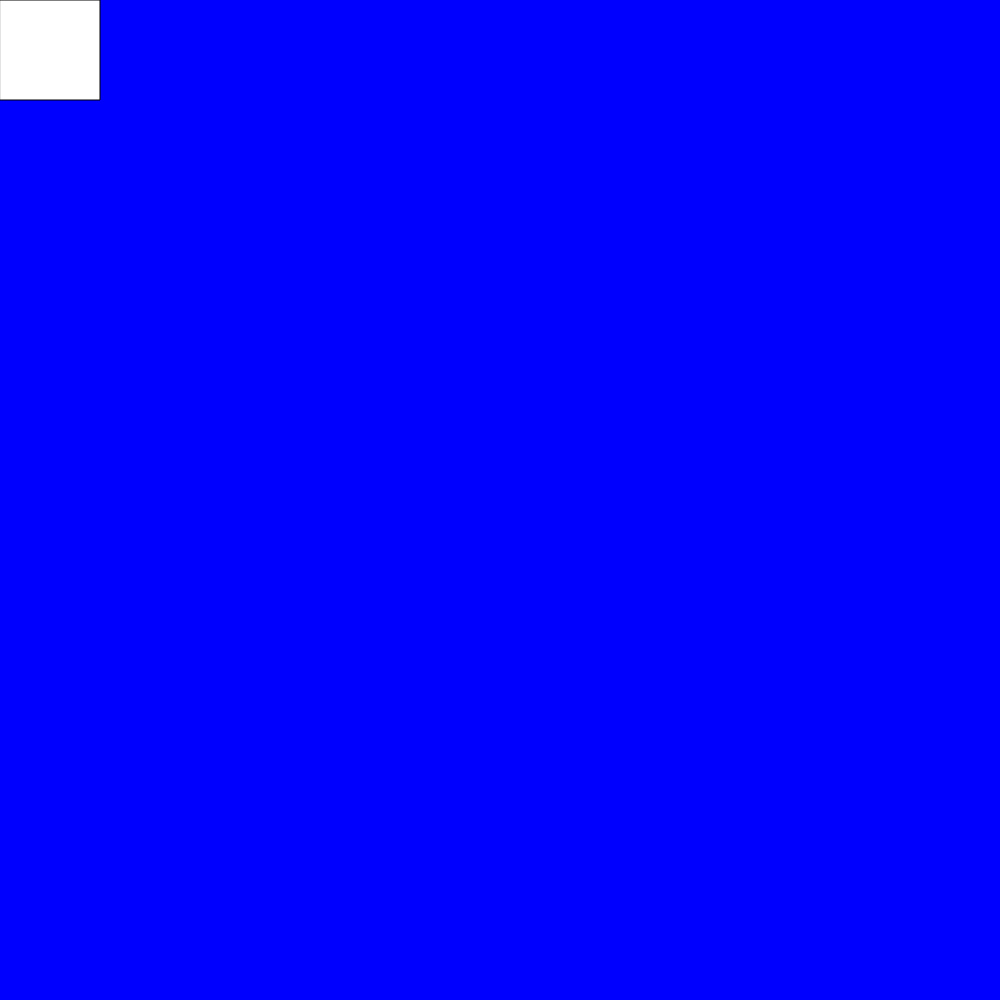
Frame 1 (no input)
Frame 2 (the mouse pressed at the canvas centre, redrawn once): identical to frame 1, image omitted

The p5.js sketch that drew this single still picture (run headless with seeded random() and noise() and a simulated clock; the mouse was pressed at the canvas centre and the sketch redrawn once):

// p5.js sketch
// ── sketch.js
let x = 0;
function setup(){
    createCanvas(1000,1000);
    noLoop();

}

function draw(){
    background(0, 0, 255)
 square(0,0, 100);

}

// for ( let i= 0; i<10;i++){
//     function draw(){
//         square(xPos + 100,0,100);
//     }
// }
